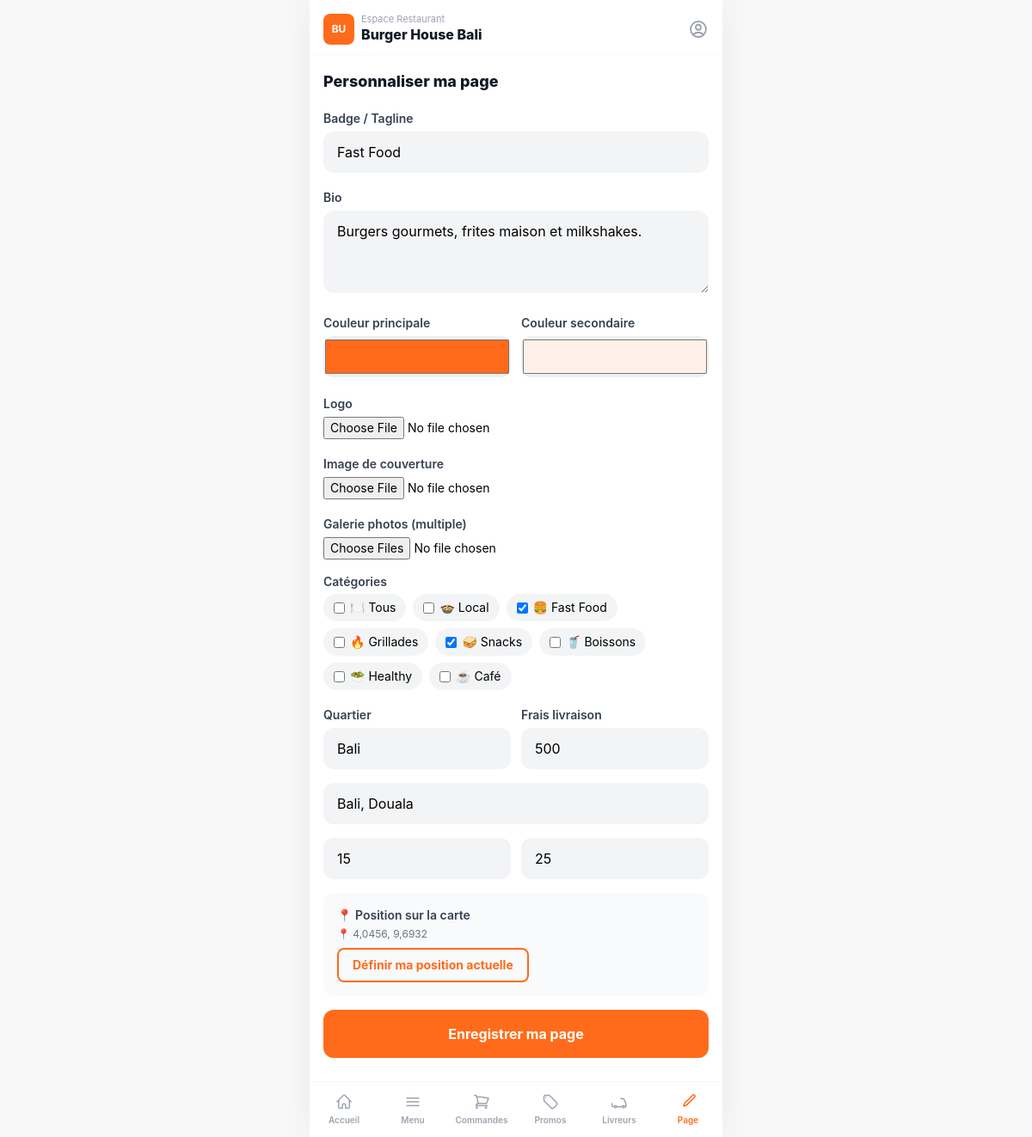
Page /resto/personnaliser/ (signed in) on the committed database.
### apps/restaurants/models.py (models this page shows, shortened)
class Restaurant(TimeStampedModel):
    owner = models.ForeignKey(
        settings.AUTH_USER_MODEL, on_delete=models.CASCADE, related_name="restaurants")
    name = models.CharField(max_length=140)
    slug = models.SlugField(max_length=160, unique=True, blank=True)
    share_token = models.CharField(max_length=22, unique=True, blank=True, db_index=True)
    tagline = models.CharField(max_length=60, blank=True,
                               help_text="Badge ex: Cuisine Locale / Premium")
    bio = models.TextField(blank=True, help_text="Description / bio du restaurant")
    logo = models.ImageField(upload_to="restaurants/logos/", blank=True, null=True)
    cover_image = models.ImageField(upload_to="restaurants/covers/", blank=True, null=True)
    categories = models.ManyToManyField(Category, blank=True, related_name="restaurants")
    neighborhood = models.CharField(max_length=80, blank=True,
                                    help_text="Quartier ex: Bonanjo, Akwa, Bonapriso, Bali")
    city = models.CharField(max_length=80, default="Douala")
    address = models.CharField(max_length=255, blank=True)
    lat = models.FloatField(null=True, blank=True)
    lng = models.FloatField(null=True, blank=True)
    delivery_fee = models.PositiveIntegerField(default=500, help_text="Frais livraison en FCFA")
    delivery_time_min = models.PositiveSmallIntegerField(default=20)
    delivery_time_max = models.PositiveSmallIntegerField(default=40)
    min_order = models.PositiveIntegerField(default=0)
    brand_color = models.CharField(max_length=9, default="#FF6B1A")
    accent_color = models.CharField(max_length=9, default="#FFF1E8")
    is_pro = models.BooleanField(default=False, help_text="Badge Pro")
    is_premium = models.BooleanField(default=False)
    is_featured = models.BooleanField(default=False, help_text="A la une")
    is_active = models.BooleanField(default=True)
    rating = models.DecimalField(max_digits=3, decimal_places=1, default=0)
    rating_count = models.PositiveIntegerField(default=0)
    orders_count = models.PositiveIntegerField(default=0)
    phone = models.CharField(max_length=20, blank=True)
    class Meta:
        ordering = ["-is_featured", "-rating"]
        indexes = [models.Index(fields=["slug"]), models.Index(fields=["share_token"])]

class Category(models.Model):
    name = models.CharField(max_length=60, unique=True)
    slug = models.SlugField(max_length=70, unique=True, blank=True)
    emoji = models.CharField(max_length=8, blank=True, help_text="Icone emoji (ex 🍔)")
    order = models.PositiveSmallIntegerField(default=0)
    is_nav = models.BooleanField(default=False, help_text="Afficher dans la barre du bas")
    class Meta:
        ordering = ["order", "name"]
        verbose_name_plural = "Categories"

### apps/restaurants/views.py (the view, shortened to what this page needs)
# urls.py: path("resto/personnaliser/", views.customize, name="customize"),
@login_required
def customize(request):
    resto = _owner_resto(request)
    if not resto:
        return redirect("restaurants:onboarding")
    return render(request, "restaurant_dashboard/customize.html",
                  {"resto": resto, "categories": Category.objects.all()})

### apps/core/context_processors.py (called while the page is built)
def brand(request):
    unread = 0
    if request.user.is_authenticated:
        unread = request.user.notifications.filter(is_read=False).count()
    return {
        "BRAND_NAME": "ONE EAT",
        "CURRENCY": settings.CURRENCY,
        "DEFAULT_CITY": settings.DEFAULT_CITY,
        "DOUALA_CENTER": settings.DOUALA_CENTER,
        "VAPID_PUBLIC_KEY": settings.VAPID_PUBLIC_KEY,
        "unread_notifications": unread,
    }

### apps/restaurants/views.py (called while the page is built)
def _owner_resto(request):
    return Restaurant.objects.filter(owner=request.user).first()

### templates/restaurant_dashboard/customize.html (shortened to what this page needs)
{% extends "restaurant_dashboard/base.html" %}
{% block dash %}
<h2 class="font-extrabold text-lg text-gray-900">Personnaliser ma page</h2>
<form method="post" enctype="multipart/form-data" class="mt-4 space-y-4"
      x-data="{ locate(){ OE.getLocation().then(p=>{ $refs.lat.value=p.lat; $refs.lng.value=p.lng; $refs.loc.textContent='📍 '+p.lat.toFixed(4)+', '+p.lng.toFixed(4); }); } }">
  <div>
    <label class="text-sm font-semibold text-gray-700">Badge / Tagline</label>
    <input name="tagline" value="{{ resto.tagline }}" class="mt-1 w-full px-4 py-3 rounded-xl bg-gray-100 focus:outline-none">
  </div>
  <div>
    <label class="text-sm font-semibold text-gray-700">Bio</label>
    <textarea name="bio" rows="3" class="mt-1 w-full px-4 py-3 rounded-xl bg-gray-100 focus:outline-none">{{ resto.bio }}</textarea>
  </div>
  <div class="grid grid-cols-2 gap-3">
    <div><label class="text-sm font-semibold text-gray-700">Couleur principale</label>
      <input name="brand_color" type="color" value="{{ resto.brand_color }}" class="mt-1 h-12 w-full rounded-xl"></div>
    <div><label class="text-sm font-semibold text-gray-700">Couleur secondaire</label>
      <input name="accent_color" type="color" value="{{ resto.accent_color }}" class="mt-1 h-12 w-full rounded-xl"></div>
  </div>
  <div>
    <label class="text-sm font-semibold text-gray-700">Logo</label>
    <input name="logo" type="file" accept="image/*" class="mt-1 w-full text-sm">
  </div>
  <div>
    <label class="text-sm font-semibold text-gray-700">Image de couverture</label>
    <input name="cover_image" type="file" accept="image/*" class="mt-1 w-full text-sm">
  </div>
  <div>
    <label class="text-sm font-semibold text-gray-700">Galerie photos (multiple)</label>
    <input name="gallery" type="file" accept="image/*" multiple class="mt-1 w-full text-sm">
  </div>
  <div>
    <p class="text-sm font-semibold text-gray-700 mb-1">Catégories</p>
    <div class="flex flex-wrap gap-2">
      {% for c in categories %}
      <label class="flex items-center gap-1.5 text-sm px-3 py-1.5 rounded-full bg-gray-100">
        <input type="checkbox" name="categories" value="{{ c.id }}" {% if c in resto.categories.all %}checked{% endif %}> {{ c.emoji }} {{ c.name }}</label>
      {% endfor %}
    </div>
  </div>
  <div class="grid grid-cols-2 gap-3">
    <div><label class="text-sm font-semibold text-gray-700">Quartier</label>
      <input name="neighborhood" value="{{ resto.neighborhood }}" class="mt-1 w-full px-4 py-3 rounded-xl bg-gray-100 focus:outline-none"></div>
    <div><label class="text-sm font-semibold text-gray-700">Frais livraison</label>
      <input name="delivery_fee" type="number" value="{{ resto.delivery_fee }}" class="mt-1 w-full px-4 py-3 rounded-xl bg-gray-100 focus:outline-none"></div>
  </div>
  <input name="address" value="{{ resto.address }}" placeholder="Adresse" class="w-full px-4 py-3 rounded-xl bg-gray-100 focus:outline-none">
  <div class="grid grid-cols-2 gap-3">
    <input name="delivery_time_min" type="number" value="{{ resto.delivery_time_min }}" placeholder="Délai min" class="px-4 py-3 rounded-xl bg-gray-100 focus:outline-none">
    <input name="delivery_time_max" type="number" value="{{ resto.delivery_time_max }}" placeholder="Délai max" class="px-4 py-3 rounded-xl bg-gray-100 focus:outline-none">
  </div>
  <div class="rounded-xl bg-gray-50 p-4">
    <p class="text-sm font-semibold text-gray-700">📍 Position sur la carte</p>
    <p x-ref="loc" class="text-xs text-gray-500 mt-1">{% if resto.lat %}📍 {{ resto.lat|floatformat:4 }}, {{ resto.lng|floatformat:4 }}{% else %}Non définie{% endif %}</p>
    <button type="button" @click="locate" class="mt-2 px-4 py-2 rounded-lg border-2 border-brand text-brand text-sm font-bold">Définir ma position actuelle</button>
  </div>
  <button type="submit" class="w-full py-4 rounded-xl bg-brand text-white font-bold">Enregistrer ma page</button>
</form>
{% endblock %}

### templates/restaurant_dashboard/base.html (shortened to what this page needs)
{% extends "base.html" %}
{% load static %}
{% block shell_class %}safe-bottom{% endblock %}
{% block body %}
<header class="px-4 pt-4 pb-3 sticky top-0 bg-white z-30 border-b border-gray-50">
  <div class="flex items-center justify-between">
    <div class="flex items-center gap-2 min-w-0">
      <div class="w-9 h-9 rounded-lg bg-brand text-white text-xs font-bold flex items-center justify-center flex-shrink-0">{{ resto.name|slice:":2"|upper }}</div>
      <div class="min-w-0">
        <p class="text-[11px] text-gray-400 leading-none">Espace Restaurant</p>
        <h1 class="font-extrabold text-gray-900 truncate">{{ resto.name }}</h1>
      </div>
    </div>
    <a href="{% url 'accounts:profile' %}" class="text-gray-400"></a>
  </div>
</header>
<main class="px-4 py-4 min-h-[60dvh]">{% block dash %}{% endblock %}</main>
{% with active=request.resolver_match.url_name %}
<nav class="fixed bottom-0 left-1/2 -translate-x-1/2 w-full max-w-[480px] bg-white border-t border-gray-100 z-40" style="padding-bottom:env(safe-area-inset-bottom)">
  <div class="grid grid-cols-6 h-[64px] text-[10px] font-semibold">
    {% include "restaurant_dashboard/_navlink.html" with url='restaurants:dashboard' label='Accueil' icon='home' active=active %}
    {% include "restaurant_dashboard/_navlink.html" with url='restaurants:menu' label='Menu' icon='menu' active=active %}
    {% include "restaurant_dashboard/_navlink.html" with url='restaurants:orders' label='Commandes' icon='orders' active=active %}
    {% include "restaurant_dashboard/_navlink.html" with url='restaurants:promos' label='Promos' icon='promo' active=active %}
    {% include "restaurant_dashboard/_navlink.html" with url='restaurants:drivers' label='Livreurs' icon='driver' active=active %}
    {% include "restaurant_dashboard/_navlink.html" with url='restaurants:customize' label='Page' icon='edit' active=active %}
  </div>
</nav>
{% endwith %}
{% endblock %}

### templates/base.html (style rules this page uses)
html,body { -webkit-tap-highlight-color:transparent; }
body { font-family:'Inter',system-ui,sans-serif; background:#f8f8f8; }

### rows in the picture
Restaurant: name "BU", name "Burger House Bali", tagline "Fast Food", bio "Burgers gourmets, frites maison et milkshakes.", brand_color "#ff6b1a", accent_color "#fff1e8", neighborhood "Bali", delivery_fee "500", address "Bali, Douala", delivery_time_min "15", delivery_time_max "25", lat "4,0456", lng "9,6932"
Category: emoji "🍽️", name "Tous"
Category: emoji "🍲", name "Local"
Category: categories "☑", emoji "🍔", name "Fast Food"
Category: emoji "🔥", name "Grillades"
Category: categories "☑", emoji "🥪", name "Snacks"
Category: emoji "🥤", name "Boissons"
Category: emoji "🥗", name "Healthy"
Category: emoji "☕", name "Café"

### other values in the picture
{{ label }} "Accueil Menu Commandes Promos Livreurs Page"
